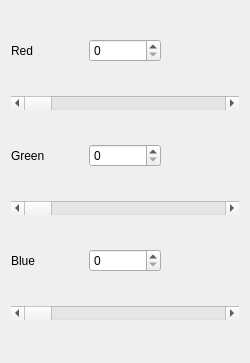
           <widget class="QWidget" name="page">
            <property name="geometry">
             <rect>
              <x>0</x>
              <y>0</y>
              <width>250</width>
              <height>363</height>
             </rect>
            </property>
            <attribute name="label">
             <string>Background color</string>
            </attribute>
            <layout class="QGridLayout" name="gridLayout_7">
             <item row="1" column="0" colspan="3">
              <widget class="QScrollBar" name="horizontalScrollBar_bgr_R">
               <property name="styleSheet">
                <string notr="true"/>
               </property>
               <property name="minimum">
                <number>0</number>
               </property>
               <property name="maximum">
                <number>255</number>
               </property>
               <property name="pageStep">
                <number>1</number>
               </property>
               <property name="orientation">
                <enum>Qt::Horizontal</enum>
               </property>
              </widget>
             </item>
             <item row="4" column="1">
              <widget class="QSpinBox" name="spinBox_bgr_B">
               <property name="maximum">
                <number>255</number>
               </property>
              </widget>
             </item>
             <item row="0" column="1">
              <widget class="QSpinBox" name="spinBox_bgr_R">
               <property name="maximum">
                <number>255</number>
               </property>
              </widget>
             </item>
             <item row="2" column="1">
              <widget class="QSpinBox" name="spinBox_bgr_G">
               <property name="maximum">
                <number>255</number>
               </property>
              </widget>
             </item>
             <item row="4" column="0">
              <widget class="QLabel" name="label_24">
               <property name="text">
                <string>Blue</string>
               </property>
              </widget>
             </item>
             <item row="5" column="0" colspan="3">
              <widget class="QScrollBar" name="horizontalScrollBar_bgr_B">
               <property name="minimum">
                <number>0</number>
               </property>
               <property name="maximum">
                <number>255</number>
               </property>
               <property name="pageStep">
                <number>1</number>
               </property>
               <property name="orientation">
                <enum>Qt::Horizontal</enum>
               </property>
              </widget>
             </item>
             <item row="2" column="0">
              <widget class="QLabel" name="label_25">
               <property name="text">
                <string>Green</string>
               </property>
              </widget>
             </item>
             <item row="0" column="0">
              <widget class="QLabel" name="label_26">
               <property name="text">
                <string>Red</string>
               </property>
              </widget>
             </item>
             <item row="3" column="0" colspan="3">
              <widget class="QScrollBar" name="horizontalScrollBar_bgr_G">
               <property name="minimum">
                <number>0</number>
               </property>
               <property name="maximum">
                <number>255</number>
               </property>
               <property name="pageStep">
                <number>1</number>
               </property>
               <property name="orientation">
                <enum>Qt::Horizontal</enum>
               </property>
              </widget>
             </item>
            </layout>
           </widget>
